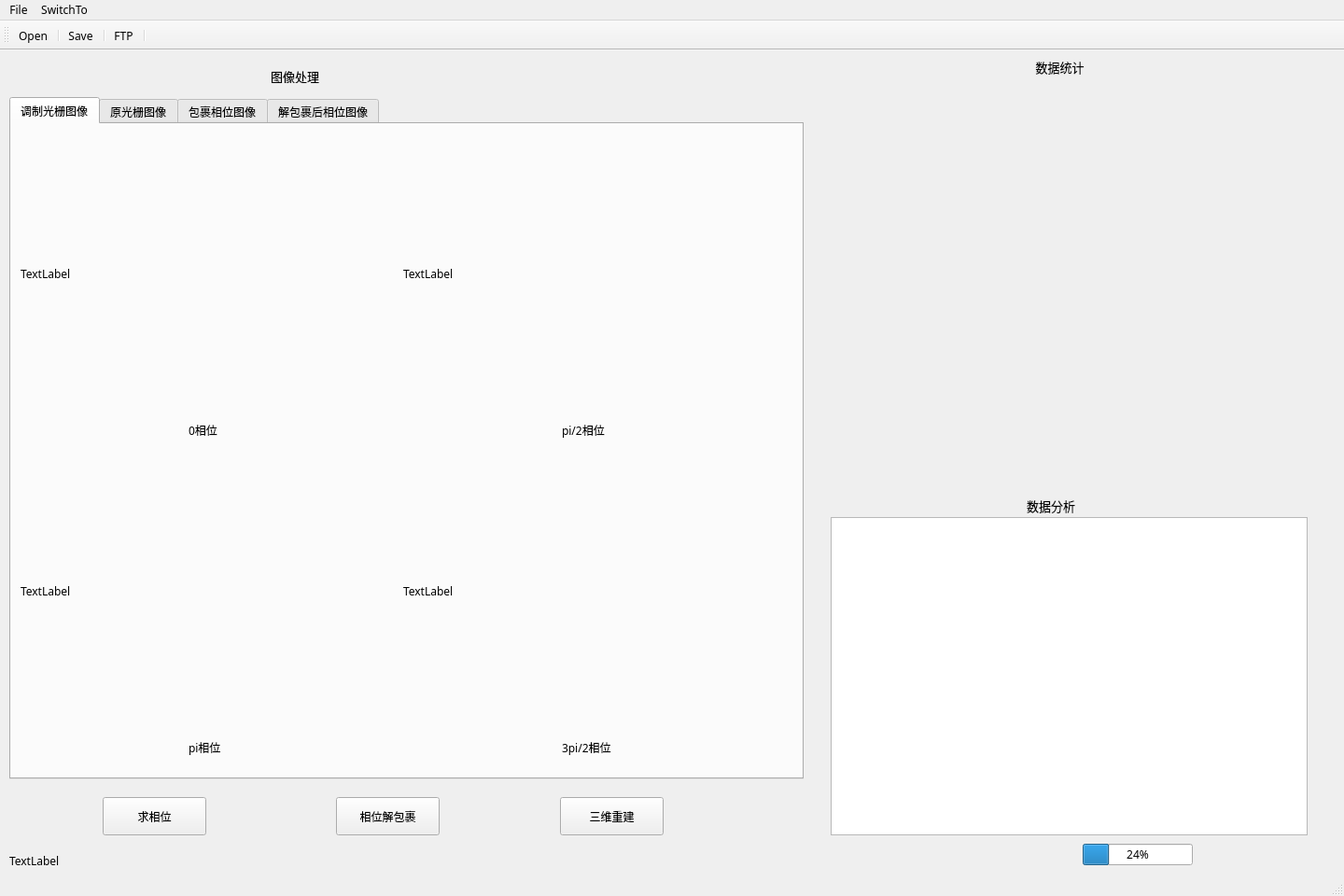
<?xml version="1.0" encoding="UTF-8"?>
<ui version="4.0">
 <class>PMPTrans</class>
 <widget class="QMainWindow" name="PMPTrans">
  <property name="geometry">
   <rect>
    <x>0</x>
    <y>0</y>
    <width>1440</width>
    <height>960</height>
   </rect>
  </property>
  <property name="font">
   <font>
    <family>.苹方-简</family>
   </font>
  </property>
  <property name="windowTitle">
   <string>PMPTrans</string>
  </property>
  <widget class="QWidget" name="centralWidget">
   <widget class="QTabWidget" name="tabWidget">
    <property name="geometry">
     <rect>
      <x>10</x>
      <y>50</y>
      <width>851</width>
      <height>731</height>
     </rect>
    </property>
    <property name="currentIndex">
     <number>0</number>
    </property>
    <widget class="QWidget" name="tab">
     <attribute name="title">
      <string>调制光栅图像</string>
     </attribute>
     <widget class="QLabel" name="label1_1">
      <property name="geometry">
       <rect>
        <x>10</x>
        <y>10</y>
        <width>400</width>
        <height>300</height>
       </rect>
      </property>
      <property name="text">
       <string>TextLabel</string>
      </property>
     </widget>
     <widget class="QLabel" name="label1_4">
      <property name="geometry">
       <rect>
        <x>420</x>
        <y>350</y>
        <width>400</width>
        <height>300</height>
       </rect>
      </property>
      <property name="text">
       <string>TextLabel</string>
      </property>
     </widget>
     <widget class="QLabel" name="label1_3">
      <property name="geometry">
       <rect>
        <x>10</x>
        <y>350</y>
        <width>400</width>
        <height>300</height>
       </rect>
      </property>
      <property name="text">
       <string>TextLabel</string>
      </property>
     </widget>
     <widget class="QLabel" name="label1_2">
      <property name="geometry">
       <rect>
        <x>420</x>
        <y>10</y>
        <width>400</width>
        <height>300</height>
       </rect>
      </property>
      <property name="text">
       <string>TextLabel</string>
      </property>
     </widget>
     <widget class="QLabel" name="label_6">
      <property name="geometry">
       <rect>
        <x>590</x>
        <y>660</y>
        <width>71</width>
        <height>16</height>
       </rect>
      </property>
      <property name="text">
       <string>3pi/2相位</string>
      </property>
     </widget>
     <widget class="QLabel" name="label_7">
      <property name="geometry">
       <rect>
        <x>590</x>
        <y>320</y>
        <width>61</width>
        <height>16</height>
       </rect>
      </property>
      <property name="text">
       <string>pi/2相位</string>
      </property>
     </widget>
     <widget class="QLabel" name="label_8">
      <property name="geometry">
       <rect>
        <x>190</x>
        <y>320</y>
        <width>51</width>
        <height>16</height>
       </rect>
      </property>
      <property name="text">
       <string>0相位</string>
      </property>
     </widget>
     <widget class="QLabel" name="label_9">
      <property name="geometry">
       <rect>
        <x>190</x>
        <y>660</y>
        <width>51</width>
        <height>16</height>
       </rect>
      </property>
      <property name="text">
       <string>pi相位</string>
      </property>
     </widget>
    </widget>
    <widget class="QWidget" name="tab_2">
     <attribute name="title">
      <string>原光栅图像</string>
     </attribute>
     <widget class="QLabel" name="label2_2">
      <property name="geometry">
       <rect>
        <x>420</x>
        <y>10</y>
        <width>400</width>
        <height>300</height>
       </rect>
      </property>
      <property name="text">
       <string>TextLabel</string>
      </property>
     </widget>
     <widget class="QLabel" name="label2_1">
      <property name="geometry">
       <rect>
        <x>10</x>
        <y>10</y>
        <width>400</width>
        <height>300</height>
       </rect>
      </property>
      <property name="text">
       <string>TextLabel</string>
      </property>
     </widget>
     <widget class="QLabel" name="label2_3">
      <property name="geometry">
       <rect>
        <x>10</x>
        <y>350</y>
        <width>400</width>
        <height>300</height>
       </rect>
      </property>
      <property name="text">
       <string>TextLabel</string>
      </property>
     </widget>
     <widget class="QLabel" name="label2_4">
      <property name="geometry">
       <rect>
        <x>420</x>
        <y>350</y>
        <width>400</width>
        <height>300</height>
       </rect>
      </property>
      <property name="text">
       <string>TextLabel</string>
      </property>
     </widget>
     <widget class="QLabel" name="label">
      <property name="geometry">
       <rect>
        <x>190</x>
        <y>320</y>
        <width>51</width>
        <height>16</height>
       </rect>
      </property>
      <property name="text">
       <string>0相位</string>
      </property>
     </widget>
     <widget class="QLabel" name="label_2">
      <property name="geometry">
       <rect>
        <x>590</x>
        <y>320</y>
        <width>61</width>
        <height>16</height>
       </rect>
      </property>
      <property name="text">
       <string>pi/2相位</string>
      </property>
     </widget>
     <widget class="QLabel" name="label_3">
      <property name="geometry">
       <rect>
        <x>190</x>
        <y>660</y>
        <width>51</width>
        <height>16</height>
       </rect>
      </property>
      <property name="text">
       <string>pi相位</string>
      </property>
     </widget>
     <widget class="QLabel" name="label_4">
      <property name="geometry">
       <rect>
        <x>590</x>
        <y>660</y>
        <width>71</width>
        <height>16</height>
       </rect>
      </property>
      <property name="text">
       <string>3pi/2相位</string>
      </property>
     </widget>
    </widget>
    <widget class="QWidget" name="tab_3">
     <attribute name="title">
      <string>包裹相位图像</string>
     </attribute>
     <widget class="QLabel" name="label3_1">
      <property name="geometry">
       <rect>
        <x>10</x>
        <y>50</y>
        <width>400</width>
        <height>400</height>
       </rect>
      </property>
      <property name="text">
       <string>TextLabel</string>
      </property>
     </widget>
     <widget class="QLabel" name="label3_2">
      <property name="geometry">
       <rect>
        <x>430</x>
        <y>50</y>
        <width>400</width>
        <height>400</height>
       </rect>
      </property>
      <property name="text">
       <string>TextLabel</string>
      </property>
     </widget>
     <widget class="QLabel" name="label_14">
      <property name="geometry">
       <rect>
        <x>160</x>
        <y>460</y>
        <width>91</width>
        <height>16</height>
       </rect>
      </property>
      <property name="text">
       <string>原光栅相位图</string>
      </property>
     </widget>
     <widget class="QLabel" name="label_15">
      <property name="geometry">
       <rect>
        <x>580</x>
        <y>460</y>
        <width>111</width>
        <height>16</height>
       </rect>
      </property>
      <property name="text">
       <string>调制光栅相位图</string>
      </property>
     </widget>
    </widget>
    <widget class="QWidget" name="tab_4">
     <attribute name="title">
      <string>解包裹后相位图像</string>
     </attribute>
     <widget class="QLabel" name="label4_2">
      <property name="geometry">
       <rect>
        <x>430</x>
        <y>50</y>
        <width>400</width>
        <height>400</height>
       </rect>
      </property>
      <property name="text">
       <string>TextLabel</string>
      </property>
     </widget>
     <widget class="QLabel" name="label_17">
      <property name="geometry">
       <rect>
        <x>560</x>
        <y>460</y>
        <width>171</width>
        <height>16</height>
       </rect>
      </property>
      <property name="text">
       <string>解包裹后物体实际相位图</string>
      </property>
     </widget>
     <widget class="QLabel" name="label4_1">
      <property name="geometry">
       <rect>
        <x>10</x>
        <y>50</y>
        <width>400</width>
        <height>400</height>
       </rect>
      </property>
      <property name="text">
       <string>TextLabel</string>
      </property>
     </widget>
     <widget class="QLabel" name="label_18">
      <property name="geometry">
       <rect>
        <x>130</x>
        <y>460</y>
        <width>171</width>
        <height>16</height>
       </rect>
      </property>
      <property name="text">
       <string>包裹的物体实际相位图</string>
      </property>
     </widget>
    </widget>
   </widget>
   <widget class="QLabel" name="label_5">
    <property name="geometry">
     <rect>
      <x>290</x>
      <y>20</y>
      <width>72</width>
      <height>15</height>
     </rect>
    </property>
    <property name="font">
     <font>
      <pointsize>10</pointsize>
     </font>
    </property>
    <property name="text">
     <string>图像处理</string>
    </property>
   </widget>
   <widget class="QLabel" name="labelStatus">
    <property name="geometry">
     <rect>
      <x>10</x>
      <y>860</y>
      <width>631</width>
      <height>16</height>
     </rect>
    </property>
    <property name="text">
     <string>TextLabel</string>
    </property>
   </widget>
   <widget class="QLabel" name="label_11">
    <property name="geometry">
     <rect>
      <x>1080</x>
      <y>10</y>
      <width>111</width>
      <height>16</height>
     </rect>
    </property>
    <property name="font">
     <font>
      <pointsize>10</pointsize>
     </font>
    </property>
    <property name="text">
     <string>数据统计</string>
    </property>
    <property name="alignment">
     <set>Qt::AlignCenter</set>
    </property>
   </widget>
   <widget class="QListView" name="listView">
    <property name="geometry">
     <rect>
      <x>890</x>
      <y>500</y>
      <width>511</width>
      <height>341</height>
     </rect>
    </property>
   </widget>
   <widget class="QLabel" name="label_12">
    <property name="geometry">
     <rect>
      <x>1100</x>
      <y>480</y>
      <width>71</width>
      <height>16</height>
     </rect>
    </property>
    <property name="font">
     <font>
      <pointsize>10</pointsize>
     </font>
    </property>
    <property name="text">
     <string>数据分析</string>
    </property>
   </widget>
   <widget class="QPushButton" name="pushButton1">
    <property name="geometry">
     <rect>
      <x>110</x>
      <y>800</y>
      <width>111</width>
      <height>41</height>
     </rect>
    </property>
    <property name="text">
     <string>求相位</string>
    </property>
   </widget>
   <widget class="QPushButton" name="pushButton2">
    <property name="geometry">
     <rect>
      <x>360</x>
      <y>800</y>
      <width>111</width>
      <height>41</height>
     </rect>
    </property>
    <property name="text">
     <string>相位解包裹</string>
    </property>
   </widget>
   <widget class="QProgressBar" name="progressBar">
    <property name="geometry">
     <rect>
      <x>1160</x>
      <y>850</y>
      <width>118</width>
      <height>23</height>
     </rect>
    </property>
    <property name="value">
     <number>24</number>
    </property>
   </widget>
   <widget class="QPushButton" name="pushButton3">
    <property name="geometry">
     <rect>
      <x>600</x>
      <y>800</y>
      <width>111</width>
      <height>41</height>
     </rect>
    </property>
    <property name="text">
     <string>三维重建</string>
    </property>
   </widget>
  </widget>
  <widget class="QMenuBar" name="menuBar">
   <property name="geometry">
    <rect>
     <x>0</x>
     <y>0</y>
     <width>1440</width>
     <height>26</height>
    </rect>
   </property>
   <widget class="QMenu" name="menuSwitchTo">
    <property name="title">
     <string>SwitchTo</string>
    </property>
    <addaction name="actionFTP"/>
   </widget>
   <widget class="QMenu" name="menuFile">
    <property name="title">
     <string>File</string>
    </property>
    <addaction name="actionOpen"/>
    <addaction name="actionSave"/>
   </widget>
   <addaction name="menuFile"/>
   <addaction name="menuSwitchTo"/>
  </widget>
  <widget class="QToolBar" name="mainToolBar">
   <attribute name="toolBarArea">
    <enum>TopToolBarArea</enum>
   </attribute>
   <attribute name="toolBarBreak">
    <bool>false</bool>
   </attribute>
   <addaction name="actionOpen"/>
   <addaction name="separator"/>
   <addaction name="actionSave"/>
   <addaction name="separator"/>
   <addaction name="actionFTP"/>
   <addaction name="separator"/>
  </widget>
  <widget class="QStatusBar" name="statusBar"/>
  <action name="actionFTP">
   <property name="text">
    <string>FTP</string>
   </property>
  </action>
  <action name="actionOpen">
   <property name="text">
    <string>Open</string>
   </property>
  </action>
  <action name="actionSave">
   <property name="text">
    <string>Save</string>
   </property>
  </action>
 </widget>
 <layoutdefault spacing="6" margin="11"/>
 <resources/>
 <connections/>
</ui>
